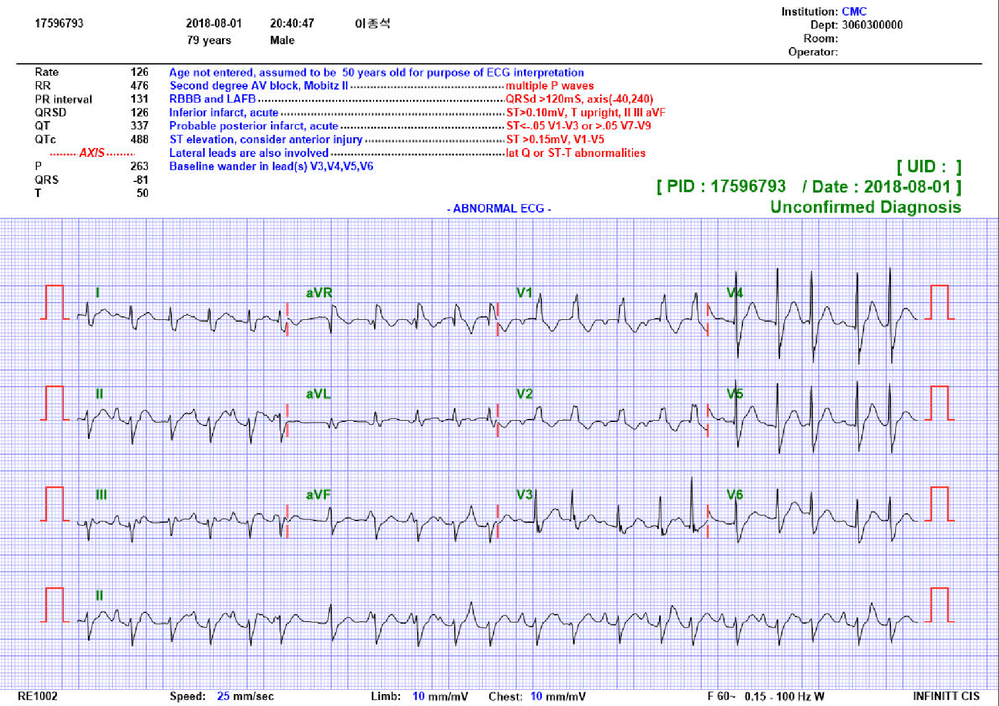
#> input picture Data/AT_variable.png, 999 x 706 px, shrunk from 1674 x 1183 before the run
$ python -i signal_processing.py   (imports and definitions only)
#> lines starting #> are read from the running program, lines starting #| are printed output that depends on the picture
import matplotlib.pyplot as plt
import numpy as np
import cv2

def apply_threshold(img, threshold_value):
    _, thresholded_img = cv2.threshold(img, threshold_value, 255, cv2.THRESH_BINARY)
    inverted_img = cv2.bitwise_not(thresholded_img)
    return inverted_img

def create_color_mask(img, lower_color, upper_color):
    mask = cv2.inRange(img, lower_color, upper_color)
    return mask

def bitwise_and(img1, img2, mask):
    return cv2.bitwise_and(img1, img2, mask=mask)

def process_signal(img_gray):
    img_inverted = apply_threshold(img_gray, 115)

    lower_color = (0, 0, 0)
    upper_color = (110, 110, 110)
    color_mask = create_color_mask(img_gray, lower_color, upper_color)

    img_bitwise = bitwise_and(img_inverted, img_inverted, color_mask)

    len_img_rgb = len(img_gray)

    # plt.show()

    # Raw data processing
    draw_ecg_signal = []

    plt.plot(draw_ecg_signal)
    plt.show()

>>> import cv2
>>> picture = cv2.imread('Data/AT_variable.png', cv2.IMREAD_GRAYSCALE)
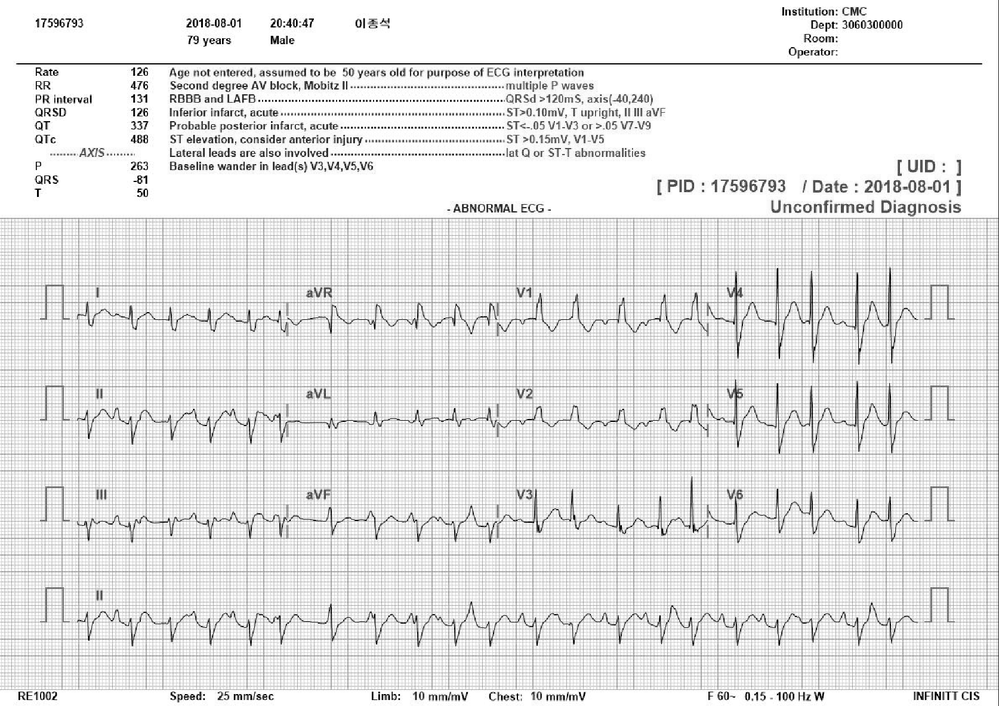
#> picture: shape (706, 999); min 0, max 255, mean 229
>>> result = process_signal(picture)
#> in apply_threshold, `_, thresholded_img = cv2.threshold(img, threshold_value, 255, cv2.THRE..`:
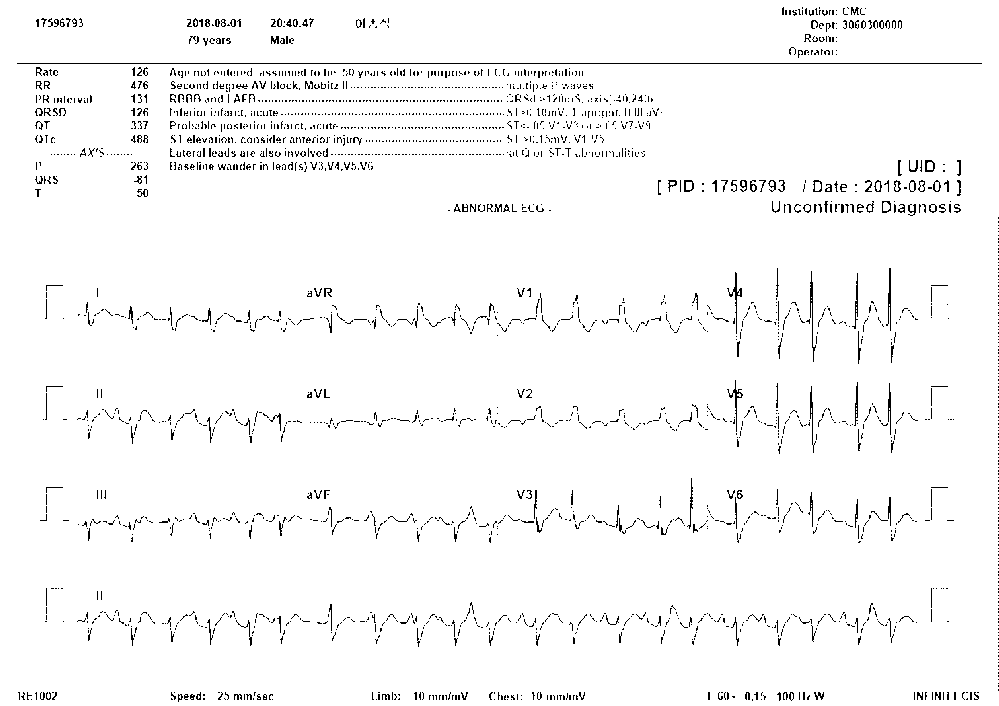
#> thresholded_img: shape (706, 999); 97.2% white; black in thin lines or dots
#> in apply_threshold, `inverted_img = cv2.bitwise_not(thresholded_img)`: inverted_img: shape (706, 999); 2.8% white in thin lines or dots
#> (the run stopped early here; a loop or call above may not have finished)
